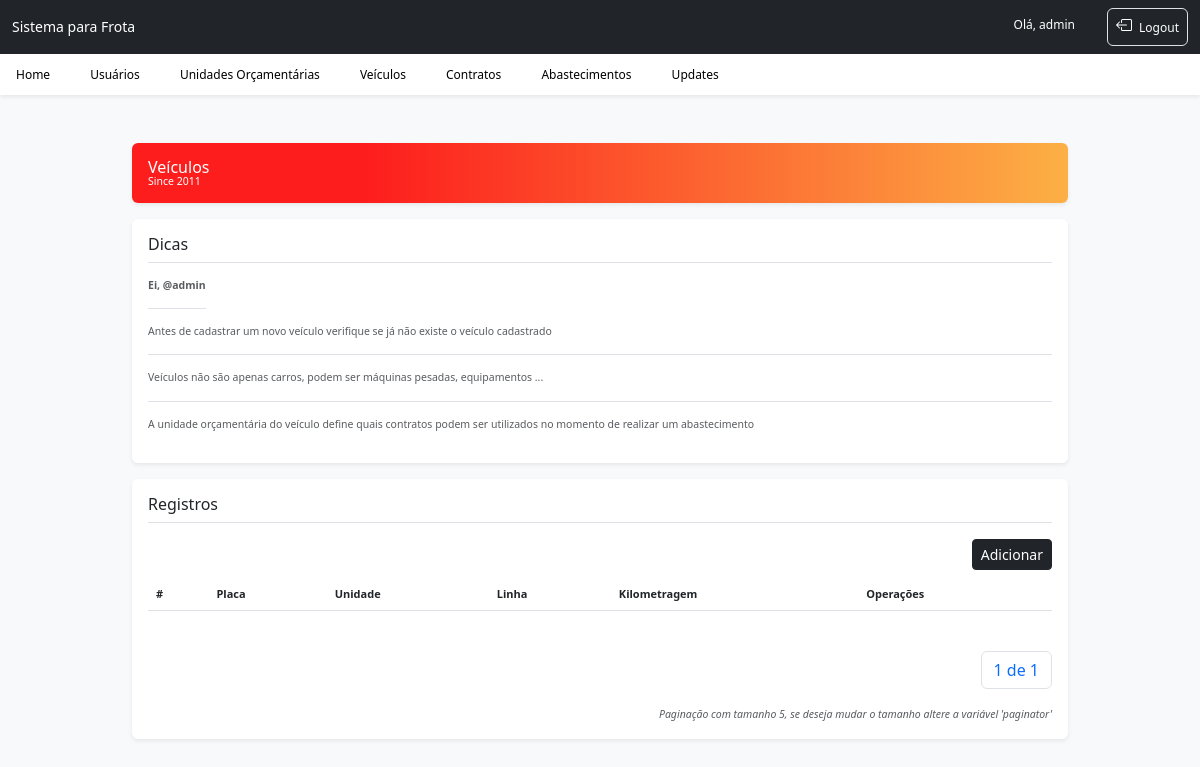
Before: /veiculo_list/ (signed in) with the older database file.
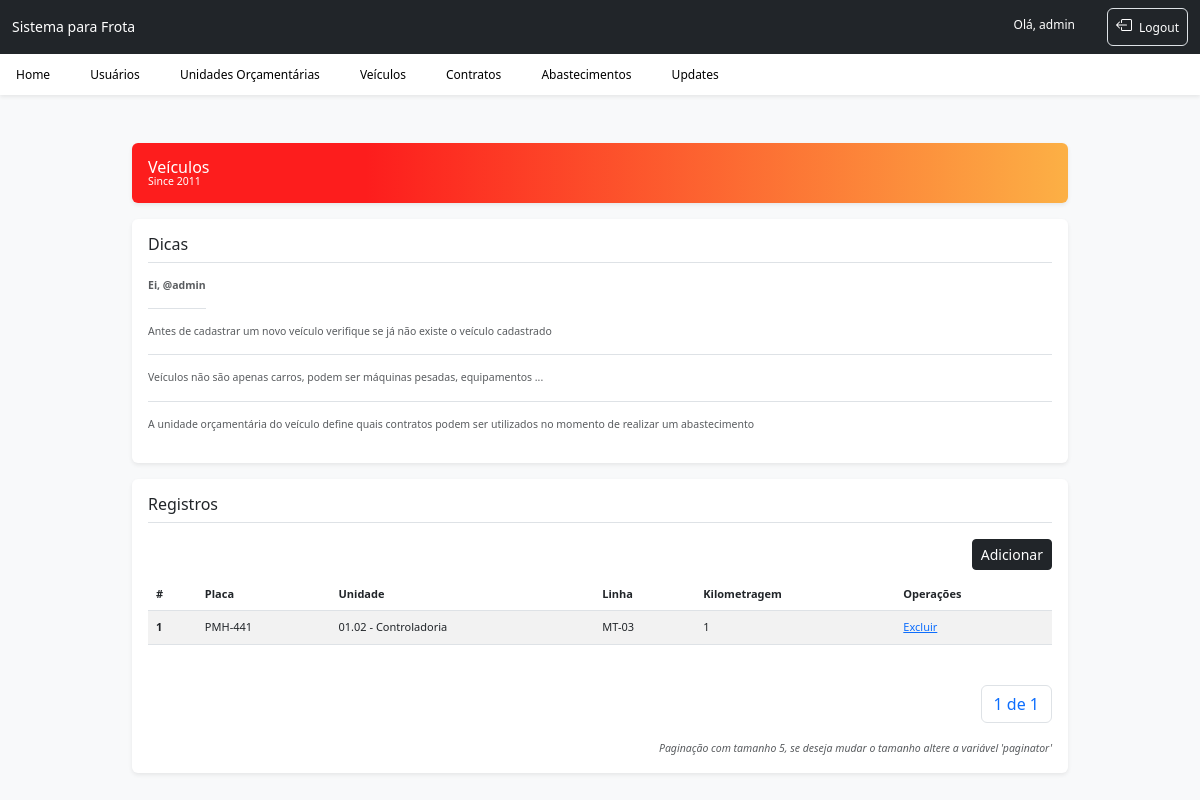
After: the same page with the newer database file.
### abastecimento/models.py (models this page shows, shortened)
class Veiculo(models.Model):
    placa = models.CharField(max_length=8)
    unidade = models.ForeignKey(Unidade_Orcamentaria, on_delete=models.PROTECT, related_name='unidade_veiculo')
    km = models.PositiveBigIntegerField()
    tipo = models.CharField(max_length=255)
    linha = models.CharField(max_length=255)

class Unidade_Orcamentaria(models.Model):
    codigo = models.CharField(max_length=5)
    descricao = models.CharField(max_length=255)
    def __str__(self):
        return f'{self.codigo} - {self.descricao}'

### abastecimento/views.py (the view)
# urls.py: path('veiculo_list/', veiculo_list, name='veiculo_list'),
@login_required
def veiculo_list(request):
    veiculos = Veiculo.objects.all()
    paginator = Paginator(veiculos, 5)
    page = request.GET.get('page')
    veiculos_page = paginator.get_page(page)
    context = {'veiculos_page': veiculos_page}
    return render(request, 'veiculo/veiculo_list.html', context)

### abastecimento/templates/veiculo/veiculo_list.html (shortened to what this page needs)
{% extends 'home/base.html' %}
{% block main %}
<div class="align-items-center p-3 my-3 text-white bg-purple rounded shadow-sm">
    <div class="lh-1">
        <h1 class="h6 mb-0 text-white lh-1">Veículos</h1>
        <small>Since 2011</small>
    </div>
</div>
<div class="p-3 my-2 bg-body rounded shadow-sm">
    <h6 class="border-bottom pb-2 mb-0">Dicas</h6>
    <div class="d-flex text-body-secondary pt-3">
        <p class="pb-3 mb-0 small lh-sm border-bottom">
            <strong class="d-block text-gray-dark">Ei, @{{ user.username }}</strong>
        </p>
    </div>
    <div class="text-body-secondary pt-3">
        <p class="pb-3 mb-0 small lh-sm border-bottom">
            Antes de cadastrar um novo veículo verifique se já não existe o veículo cadastrado
        </p>
    </div>
    <div class="text-body-secondary pt-3">
        <p class="pb-3 mb-0 small lh-sm border-bottom">
            Veículos não são apenas carros, podem ser máquinas pesadas, equipamentos ...
        </p>
    </div>
    <div class="text-body-secondary pt-3">
        <p class="pb-3 mb-0 small lh-sm">
            A unidade orçamentária do veículo define quais contratos podem ser utilizados no momento de realizar um abastecimento
        </p>
    </div>
</div>
<div class="p-3 my-3 mb-5 bg-body rounded shadow-sm">
    <h6 class="border-bottom pb-2 mb-0">Registros</h6>
    <div class="text-body-secondary pt-3">
        <a href="{% url 'veiculo_createPage' %}" class="btn btn-dark btn-sm float-end mb-2">Adicionar</a>
        <table class="table table-striped">
            <thead>
            <tr>
                <th scope="col">#</th>
                <th scope="col">Placa</th>
                <th scope="col">Unidade</th>
                <th scope="col">Linha</th>
                <th scope="col">Kilometragem</th>
                <th scope="col">Operações</th>
            </tr>
            </thead>
            <tbody>
            {% for veiculo in veiculos_page.object_list %}
            <tr>
                <th scope="row">{{ veiculo.id }}</th>
                <td>{{ veiculo.placa }}</td>
                <td>{{ veiculo.unidade }}</td>
                <td>{{ veiculo.linha }}</td>
                <td>{{ veiculo.km }}</td>
                <td><a href="{% url 'veiculo_delete' veiculo.id %}">Excluir</a></td>
            </tr>
            {% endfor %}
            </tbody>
        </table>
        <small class="d-block text-end mt-1">
            <nav aria-label="Page navigation example" class="pt-4 pb-5 mb-2">
                <ul class="pagination float-end">
                    <li class="page-item"><a class="page-link" href="#">{{ veiculos_page.number }} de {{ veiculos_page.paginator.num_pages }}</a></li>
                </ul>
            </nav>
            <em>Paginação com tamanho 5, se deseja mudar o tamanho altere a variável 'paginator'</em>
        </small>
    </div>
</div>
{% endblock %}

### abastecimento/templates/home/base.html (shortened to what this page needs)
<!doctype html>
<html lang="pt-br">
<head>
    <link href="https://cdn.jsdelivr.net/npm/bootstrap@5.3.0-alpha3/dist/css/bootstrap.min.css" rel="stylesheet"
>
</head>
<body class="bg-body-tertiary">
<header>
    <nav class="navbar navbar-expand-lg fixed-top navbar-dark bg-dark" aria-label="Main navigation">
        <div class="container-fluid">
            <a class="navbar-brand" href="{% url 'index' %}">Sistema para Frota</a>
            <div class="navbar-collapse offcanvas-collapse" id="navbarsExampleDefault">
                <ul class="navbar-nav ms-auto mb-2 mb-lg-0">
                    <li class="nav-item me-4">
                        <a class="nav-link active" aria-current="page" href="#">Olá, {{ user.username }}</a>
                    </li>
                    <li class="nav-item">
                        <a class="nav-link active border rounded" href="{% url 'logout' %}">
                            Logout</a>
                    </li>
                </ul>
            </div>
        </div>
    </nav>
    <div class="nav-scroller bg-body shadow-sm mx-auto">
        <nav class="nav" aria-label="Secondary navigation">
            <a class="nav-link me-2 py-3" href="{% url 'index' %}"> Home</a>
            <a class="nav-link me-2 py-3" href="{% url 'usuario_list' %}">Usuários</a>
            <a class="nav-link me-2 py-3" href="{% url 'unidade_list' %}">Unidades Orçamentárias</a>
            <a class="nav-link me-2 py-3" href="{% url 'veiculo_list' %}">Veículos</a>
            <a class="nav-link me-2 py-3" href="{% url 'contrato_list' %}">Contratos</a>
            <a class="nav-link me-2 py-3" href="{% url 'abastecimento_list' %}">Abastecimentos</a>
            {% load permission_tags %}
            {% if user|can:'updates' %}
            <a class="nav-link py-3" href="{% url 'update_createPage' %}">Updates</a>
            {% endif %}
        </nav>
    </div>
</header>
<div class="container mt-5">
    <main>
        {% block main %}
        {% endblock %}
    </main>
</div>
</body>
</html>

### abastecimento/templates/home/base.html (style rules this page uses)
.bg-body-tertiary { height: 100%; }
table { font-size: 11px; }
.navbar-brand { font-size: 14px; }
.bi { vertical-align: -.125em; fill: currentColor; }
.nav-scroller { position: relative; z-index: 2; height: 2.75rem; overflow-y: hidden; }
.nav-scroller .nav { display: flex; flex-wrap: nowrap; padding-bottom: 1rem; margin-top: -1px; overflow-x: auto; text-align: center; white-space: nowrap; -webkit-overflow-scrolling: touch; }
html, body { overflow-x: hidden; }
body { font-size: 12px; padding-top: 51px; }
.container { max-width: 960px; }
.nav-scroller .nav-link { padding-top: .75rem; padding-bottom: .75rem; color: black; }
.bg-purple { background: linear-gradient(90deg, rgba(253,29,29,1) 25%, rgba(252,176,69,1) 100%); }

Changed rows visible on the page:
added Veiculo: id "1", placa "PMH-441", unidade "01.02 - Controladoria", linha "MT-03", km "1"
